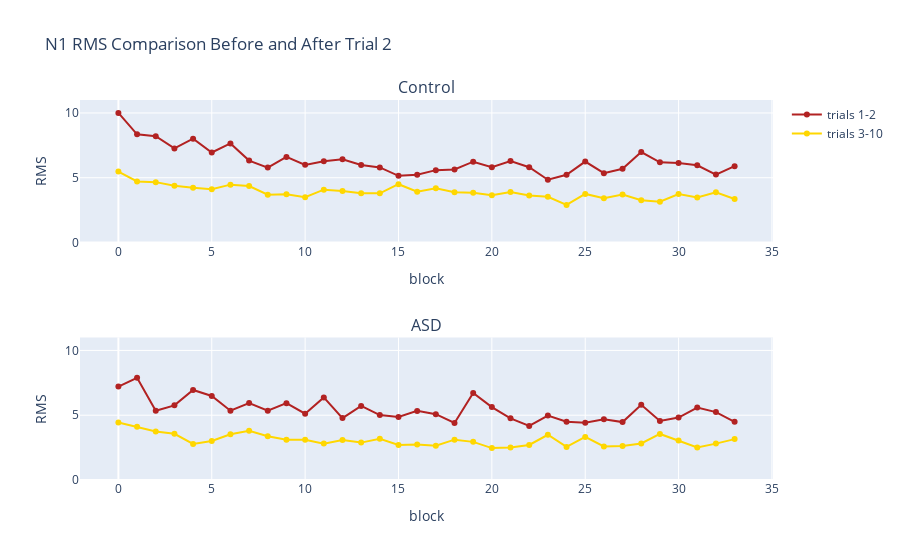

Notebook code cell kept with this figure:
### Code cell
from plotly.subplots import make_subplots

fig = make_subplots(rows=2, cols=1, subplot_titles=("Control", "ASD"))

fig.add_trace(
    go.Scatter(x=BLOCKS, y=df.loc[df["group"]=="Control", "first"],
               name="trials 1-2", marker=dict(color="firebrick"), mode="lines+markers"),
    row=1, col=1
)

fig.add_trace(
    go.Scatter(x=BLOCKS, y=df.loc[df["group"]=="Control", "second"],
               name="trials 3-10",marker=dict(color="gold"), mode="lines+markers"),
    row=1, col=1
)

fig.add_trace(
    go.Scatter(x=BLOCKS, y=df.loc[df["group"]=="ASD", "first"],
               name="asd_first", marker=dict(color="firebrick"), mode="lines+markers",
              showlegend=False),
    row=2, col=1
)

fig.add_trace(
    go.Scatter(x=BLOCKS, y=df.loc[df["group"]=="ASD", "second"],
               name="asd_second",marker=dict(color="gold"), mode="lines+markers",
              showlegend=False),
    row=2, col=1
)
fig.update_xaxes(title="block")
fig.update_yaxes(range=[0,11], title="RMS")
fig.update_layout(title_text="N1 RMS Comparison Before and After Trial 2")
fig.show()

### Figure 1 — Plotly figure (JSON) as saved in the notebook; plotly's stock layout.template omitted (floating-point values rounded to 4 significant figures)
{"data": [{"marker": {"color": "firebrick"}, "mode": "lines+markers", "name": "trials 1-2", "type": "scatter", "x": [0, 1, 2, 3, 4, 5, 6, 7, 8, 9, 10, 11, 12, 13, 14, 15, 16, 17, 18, 19, 20, 21, 22, 23, 24, 25, 26, 27, 28, 29, 30, 31, 32, 33], "xaxis": "x", "y": [10.0, 8.35, 8.204, 7.261, 8.013, 6.949, 7.649, 6.324, 5.783, 6.609, 5.993, 6.273, 6.421, 5.979, 5.798, 5.15, 5.238, 5.586, 5.633, 6.238, 5.806, 6.292, 5.806, 4.845, 5.229, 6.247, 5.351, 5.69, 6.98, 6.185, 6.128, 5.957, 5.24, 5.893], "yaxis": "y"}, {"marker": {"color": "gold"}, "mode": "lines+markers", "name": "trials 3-10", "type": "scatter", "x": [0, 1, 2, 3, 4, 5, 6, 7, 8, 9, 10, 11, 12, 13, 14, 15, 16, 17, 18, 19, 20, 21, 22, 23, 24, 25, 26, 27, 28, 29, 30, 31, 32, 33], "xaxis": "x", "y": [5.48, 4.714, 4.66, 4.387, 4.224, 4.119, 4.465, 4.359, 3.689, 3.73, 3.498, 4.078, 3.974, 3.803, 3.798, 4.5, 3.914, 4.183, 3.876, 3.836, 3.657, 3.897, 3.629, 3.527, 2.903, 3.749, 3.423, 3.704, 3.264, 3.15, 3.741, 3.467, 3.884, 3.36], "yaxis": "y"}, {"marker": {"color": "firebrick"}, "mode": "lines+markers", "name": "asd_first", "showlegend": false, "type": "scatter", "x": [0, 1, 2, 3, 4, 5, 6, 7, 8, 9, 10, 11, 12, 13, 14, 15, 16, 17, 18, 19, 20, 21, 22, 23, 24, 25, 26, 27, 28, 29, 30, 31, 32, 33], "xaxis": "x2", "y": [7.208, 7.891, 5.349, 5.762, 6.95, 6.485, 5.349, 5.939, 5.348, 5.931, 5.121, 6.374, 4.777, 5.718, 5.009, 4.862, 5.335, 5.079, 4.406, 6.724, 5.63, 4.758, 4.173, 4.975, 4.491, 4.422, 4.693, 4.472, 5.802, 4.553, 4.822, 5.59, 5.24, 4.491], "yaxis": "y2"}, {"marker": {"color": "gold"}, "mode": "lines+markers", "name": "asd_second", "showlegend": false, "type": "scatter", "x": [0, 1, 2, 3, 4, 5, 6, 7, 8, 9, 10, 11, 12, 13, 14, 15, 16, 17, 18, 19, 20, 21, 22, 23, 24, 25, 26, 27, 28, 29, 30, 31, 32, 33], "xaxis": "x2", "y": [4.446, 4.104, 3.744, 3.565, 2.781, 3.016, 3.532, 3.797, 3.375, 3.114, 3.111, 2.809, 3.08, 2.887, 3.177, 2.697, 2.732, 2.651, 3.115, 2.943, 2.464, 2.518, 2.707, 3.491, 2.551, 3.325, 2.586, 2.634, 2.818, 3.555, 3.047, 2.517, 2.809, 3.156], "yaxis": "y2"}], "layout": {"annotations": [{"font": {"size": 16}, "showarrow": false, "text": "Control", "x": 0.5, "xanchor": "center", "xref": "paper", "y": 1, "yanchor": "bottom", "yref": "paper"}, {"font": {"size": 16}, "showarrow": false, "text": "ASD", "x": 0.5, "xanchor": "center", "xref": "paper", "y": 0.375, "yanchor": "bottom", "yref": "paper"}], "title": {"text": "N1 RMS Comparison Before and After Trial 2"}, "xaxis": {"anchor": "y", "domain": [0, 1], "title": {"text": "block"}}, "xaxis2": {"anchor": "y2", "domain": [0, 1], "title": {"text": "block"}}, "yaxis": {"anchor": "x", "domain": [0.625, 1], "range": [0, 11], "title": {"text": "RMS"}}, "yaxis2": {"anchor": "x2", "domain": [0, 0.375], "range": [0, 11], "title": {"text": "RMS"}}}}
